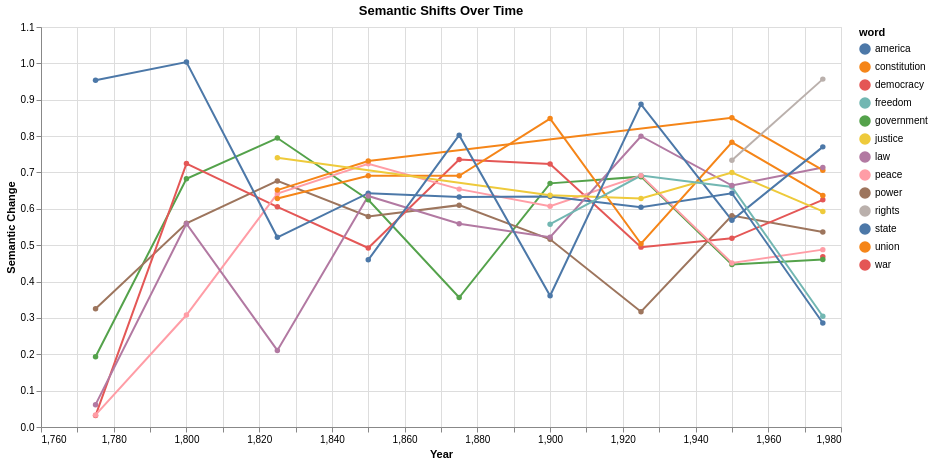

Notebook code cell kept with this figure:
### Code cell
from pathlib import Path

import altair as alt
import pandas as pd


# Load preprocessed models
models = load_and_sort_models()
periods = sorted(models.keys(), key=lambda x: int(x.split("-")[0]))

shift_data = []
# For each period transition and its shifts
for i in range(len(periods) - 1):
    period1, period2 = periods[i], periods[i + 1]
    period_pair = f"{period1} → {period2}"

    # Get the shift data for this period transition
    model1, model2 = models[period1], models[period2]
    aligner = ProcrustesAligner()
    metrics = aligner.fit(
        model1.embeddings,
        model2.embeddings,
        model1.vocabulary,
        model2.vocabulary,
    )

    # Calculate shifts for target words
    for word in target_words:
        shift = word_shift(aligner, word, model1.embeddings, model2.embeddings)
        if shift is not None:
            shift_data.append(
                {
                    "period": period_pair,
                    "word": word,
                    "shift": shift,
                    "year": int(period1.split("-")[0]),
                }
            )

# Create DataFrame
df = pd.DataFrame(shift_data)

timeline = (
    alt.Chart(df)
    .mark_line(point=True)
    .encode(
        x=alt.X("year:Q", title="Year"),
        y=alt.Y("shift:Q", title="Semantic Change"),
        color="word:N",
        tooltip=["word", "year", "shift"],
    )
    .properties(width=800, height=400, title="Semantic Shifts Over Time")
    .interactive()
)

# Display the visualization
timeline

### Figure 1 — Vega-Lite specification as saved in the notebook (floating-point values rounded to 4 significant figures)
{"config": {"view": {"continuousWidth": 300, "continuousHeight": 300}}, "data": {"name": "data-40e5177c7e21756ac4c3e07e87ce9216"}, "mark": {"type": "line", "point": true}, "encoding": {"color": {"field": "word", "type": "nominal"}, "tooltip": [{"field": "word", "type": "nominal"}, {"field": "year", "type": "quantitative"}, {"field": "shift", "type": "quantitative"}], "x": {"field": "year", "title": "Year", "type": "quantitative"}, "y": {"field": "shift", "title": "Semantic Change", "type": "quantitative"}}, "height": 400, "params": [{"name": "param_1e9efca18e7a2868", "select": {"type": "interval", "encodings": ["x", "y"]}, "bind": "scales"}], "title": "Semantic Shifts Over Time", "width": 800, "$schema": "https://vega.github.io/schema/vega-lite/v6.1.0.json", "datasets": {"data-40e5177c7e21756ac4c3e07e87ce9216": [{"period": "1775-1799 → 1800-1824", "word": "government", "shift": 0.193, "year": 1775}, {"period": "1775-1799 → 1800-1824", "word": "power", "shift": 0.325, "year": 1775}, {"period": "1775-1799 → 1800-1824", "word": "war", "shift": 0.03129, "year": 1775}, {"period": "1775-1799 → 1800-1824", "word": "peace", "shift": 0.0333, "year": 1775}, {"period": "1775-1799 → 1800-1824", "word": "state", "shift": 0.9535, "year": 1775}, {"period": "1775-1799 → 1800-1824", "word": "law", "shift": 0.06139, "year": 1775}, {"period": "1800-1824 → 1825-1849", "word": "government", "shift": 0.6827, "year": 1800}, {"period": "1800-1824 → 1825-1849", "word": "power", "shift": 0.56, "year": 1800}, {"period": "1800-1824 → 1825-1849", "word": "war", "shift": 0.7244, "year": 1800}, {"period": "1800-1824 → 1825-1849", "word": "peace", "shift": 0.3079, "year": 1800}, {"period": "1800-1824 → 1825-1849", "word": "state", "shift": 1.004, "year": 1800}, {"period": "1800-1824 → 1825-1849", "word": "law", "shift": 0.5589, "year": 1800}, {"period": "1825-1849 → 1850-1874", "word": "government", "shift": 0.7946, "year": 1825}, {"period": "1825-1849 → 1850-1874", "word": "power", "shift": 0.6767, "year": 1825}, {"period": "1825-1849 → 1850-1874", "word": "war", "shift": 0.6055, "year": 1825}, {"period": "1825-1849 → 1850-1874", "word": "peace", "shift": 0.6417, "year": 1825}, {"period": "1825-1849 → 1850-1874", "word": "union", "shift": 0.6515, "year": 1825}, {"period": "1825-1849 → 1850-1874", "word": "state", "shift": 0.5216, "year": 1825}, {"period": "1825-1849 → 1850-1874", "word": "constitution", "shift": 0.6286, "year": 1825}, {"period": "1825-1849 → 1850-1874", "word": "justice", "shift": 0.7406, "year": 1825}, {"period": "1825-1849 → 1850-1874", "word": "law", "shift": 0.2106, "year": 1825}, {"period": "1850-1874 → 1875-1899", "word": "government", "shift": 0.6249, "year": 1850}, {"period": "1850-1874 → 1875-1899", "word": "power", "shift": 0.5789, "year": 1850}, {"period": "1850-1874 → 1875-1899", "word": "war", "shift": 0.4922, "year": 1850}, {"period": "1850-1874 → 1875-1899", "word": "peace", "shift": 0.7241, "year": 1850}, {"period": "1850-1874 → 1875-1899", "word": "america", "shift": 0.4598, "year": 1850}, {"period": "1850-1874 → 1875-1899", "word": "union", "shift": 0.7312, "year": 1850}, {"period": "1850-1874 → 1875-1899", "word": "state", "shift": 0.643, "year": 1850}, {"period": "1850-1874 → 1875-1899", "word": "constitution", "shift": 0.6911, "year": 1850}, {"period": "1850-1874 → 1875-1899", "word": "law", "shift": 0.6353, "year": 1850}, {"period": "1875-1899 → 1900-1924", "word": "government", "shift": 0.3561, "year": 1875}, {"period": "1875-1899 → 1900-1924", "word": "power", "shift": 0.6101, "year": 1875}, {"period": "1875-1899 → 1900-1924", "word": "war", "shift": 0.7357, "year": 1875}, {"period": "1875-1899 → 1900-1924", "word": "peace", "shift": 0.6542, "year": 1875}, {"period": "1875-1899 → 1900-1924", "word": "america", "shift": 0.8025, "year": 1875}, {"period": "1875-1899 → 1900-1924", "word": "state", "shift": 0.6325, "year": 1875}, {"period": "1875-1899 → 1900-1924", "word": "constitution", "shift": 0.6907, "year": 1875}, {"period": "1875-1899 → 1900-1924", "word": "law", "shift": 0.5591, "year": 1875}, {"period": "1900-1924 → 1925-1949", "word": "freedom", "shift": 0.5577, "year": 1900}, {"period": "1900-1924 → 1925-1949", "word": "government", "shift": 0.67, "year": 1900}, {"period": "1900-1924 → 1925-1949", "word": "power", "shift": 0.5161, "year": 1900}, {"period": "1900-1924 → 1925-1949", "word": "war", "shift": 0.7235, "year": 1900}, {"period": "1900-1924 → 1925-1949", "word": "peace", "shift": 0.6072, "year": 1900}, {"period": "1900-1924 → 1925-1949", "word": "america", "shift": 0.3608, "year": 1900}, {"period": "1900-1924 → 1925-1949", "word": "state", "shift": 0.6338, "year": 1900}, {"period": "1900-1924 → 1925-1949", "word": "constitution", "shift": 0.8481, "year": 1900}, {"period": "1900-1924 → 1925-1949", "word": "justice", "shift": 0.6372, "year": 1900}, {"period": "1900-1924 → 1925-1949", "word": "law", "shift": 0.5221, "year": 1900}, {"period": "1925-1949 → 1950-1974", "word": "freedom", "shift": 0.6913, "year": 1925}, {"period": "1925-1949 → 1950-1974", "word": "government", "shift": 0.6885, "year": 1925}, {"period": "1925-1949 → 1950-1974", "word": "power", "shift": 0.3171, "year": 1925}, {"period": "1925-1949 → 1950-1974", "word": "war", "shift": 0.4946, "year": 1925}, {"period": "1925-1949 → 1950-1974", "word": "peace", "shift": 0.6913, "year": 1925}, {"period": "1925-1949 → 1950-1974", "word": "america", "shift": 0.8874, "year": 1925}, {"period": "1925-1949 → 1950-1974", "word": "state", "shift": 0.6042, "year": 1925}, {"period": "1925-1949 → 1950-1974", "word": "constitution", "shift": 0.5039, "year": 1925}, {"period": "1925-1949 → 1950-1974", "word": "justice", "shift": 0.6282, "year": 1925}, {"period": "1925-1949 → 1950-1974", "word": "law", "shift": 0.7996, "year": 1925}, {"period": "1950-1974 → 1975-1999", "word": "freedom", "shift": 0.6599, "year": 1950}, {"period": "1950-1974 → 1975-1999", "word": "government", "shift": 0.4466, "year": 1950}, {"period": "1950-1974 → 1975-1999", "word": "power", "shift": 0.5813, "year": 1950}, {"period": "1950-1974 → 1975-1999", "word": "war", "shift": 0.5189, "year": 1950}, {"period": "1950-1974 → 1975-1999", "word": "peace", "shift": 0.451, "year": 1950}, {"period": "1950-1974 → 1975-1999", "word": "america", "shift": 0.5683, "year": 1950}, {"period": "1950-1974 → 1975-1999", "word": "union", "shift": 0.8503, "year": 1950}, {"period": "1950-1974 → 1975-1999", "word": "state", "shift": 0.6428, "year": 1950}, {"period": "1950-1974 → 1975-1999", "word": "constitution", "shift": 0.7829, "year": 1950}, {"period": "1950-1974 → 1975-1999", "word": "rights", "shift": 0.7336, "year": 1950}, {"period": "1950-1974 → 1975-1999", "word": "justice", "shift": 0.6998, "year": 1950}, {"period": "1950-1974 → 1975-1999", "word": "law", "shift": 0.6639, "year": 1950}, {"period": "1975-1999 → 2000-2024", "word": "freedom", "shift": 0.3046, "year": 1975}, {"period": "1975-1999 → 2000-2024", "word": "democracy", "shift": 0.4681, "year": 1975}, {"period": "1975-1999 → 2000-2024", "word": "government", "shift": 0.4608, "year": 1975}, {"period": "1975-1999 → 2000-2024", "word": "power", "shift": 0.5362, "year": 1975}, {"period": "1975-1999 → 2000-2024", "word": "war", "shift": 0.6248, "year": 1975}, {"period": "1975-1999 → 2000-2024", "word": "peace", "shift": 0.4878, "year": 1975}, {"period": "1975-1999 → 2000-2024", "word": "america", "shift": 0.7703, "year": 1975}, {"period": "1975-1999 → 2000-2024", "word": "union", "shift": 0.7063, "year": 1975}, {"period": "1975-1999 → 2000-2024", "word": "state", "shift": 0.286, "year": 1975}, {"period": "1975-1999 → 2000-2024", "word": "constitution", "shift": 0.6368, "year": 1975}, {"period": "1975-1999 → 2000-2024", "word": "rights", "shift": 0.9567, "year": 1975}, {"period": "1975-1999 → 2000-2024", "word": "justice", "shift": 0.5929, "year": 1975}, {"period": "1975-1999 → 2000-2024", "word": "law", "shift": 0.7134, "year": 1975}]}}
